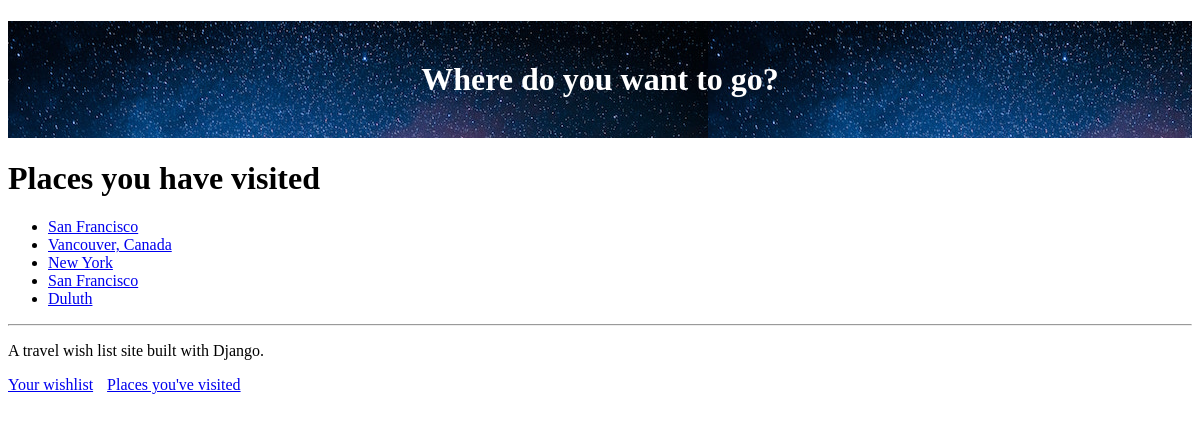
The page /visited (signed in) on the database as committed earlier.
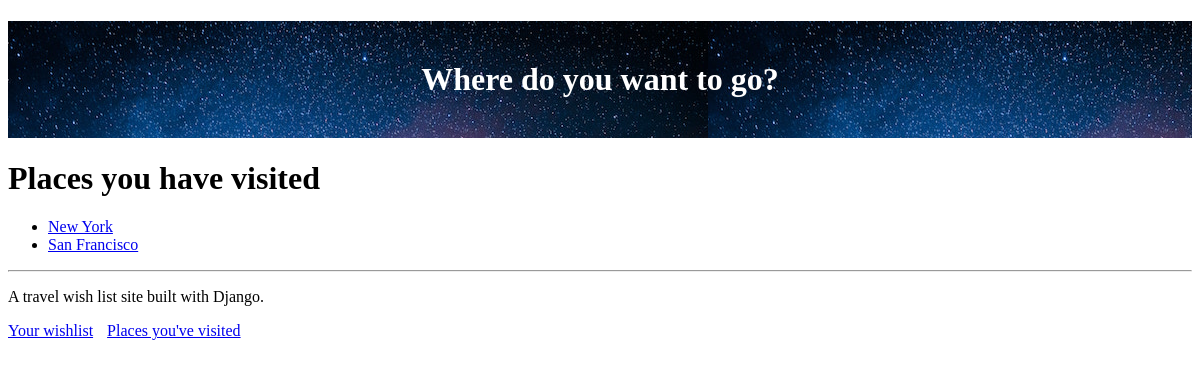
The same page on the database as committed later.
### travel_wishlist/models.py (models this page shows, shortened)
class Place(models.Model):
    user = models.ForeignKey('auth.User', null=False, on_delete=models.CASCADE)
    name = models.CharField(max_length=200)
    visited = models.BooleanField(default=False)
    notes = models.TextField(blank=True, null=True)
    date_visited = models.DateField(blank=True, null=True)
    photo = models.ImageField(upload_to='user_images/', blank=True, null=True)

### travel_wishlist/views.py (the view)
# urls.py: path('visited', views.places_visited, name='places_visited'),
@login_required
def places_visited(request):
    visited = Place.objects.filter(user=request.user).filter(visited=True)
    return render(request, 'travel_wishlist/visited.html', { 'visited': visited })

### travel_wishlist/templates/travel_wishlist/visited.html
{% extends 'travel_wishlist/base.html' %}
{% block content %}
<h1>Places you have visited</h1>
{% if visited %}
<ul>
    {% for place in visited %}
        <li>
            <a href="{% url 'place_details' place_pk=place.pk %}">
                {{ place.name }}
            </a>
        </li>
    {% endfor %}
</ul>
{% else %}
    <p>You have not visited any places yet</p>
{% endif %}
{% endblock %}}

Rows that differ between the two databases and show on the page:
removed Place: name "San Francisco"
removed Place: name "Vancouver, Canada"
removed Place: name "Duluth"
